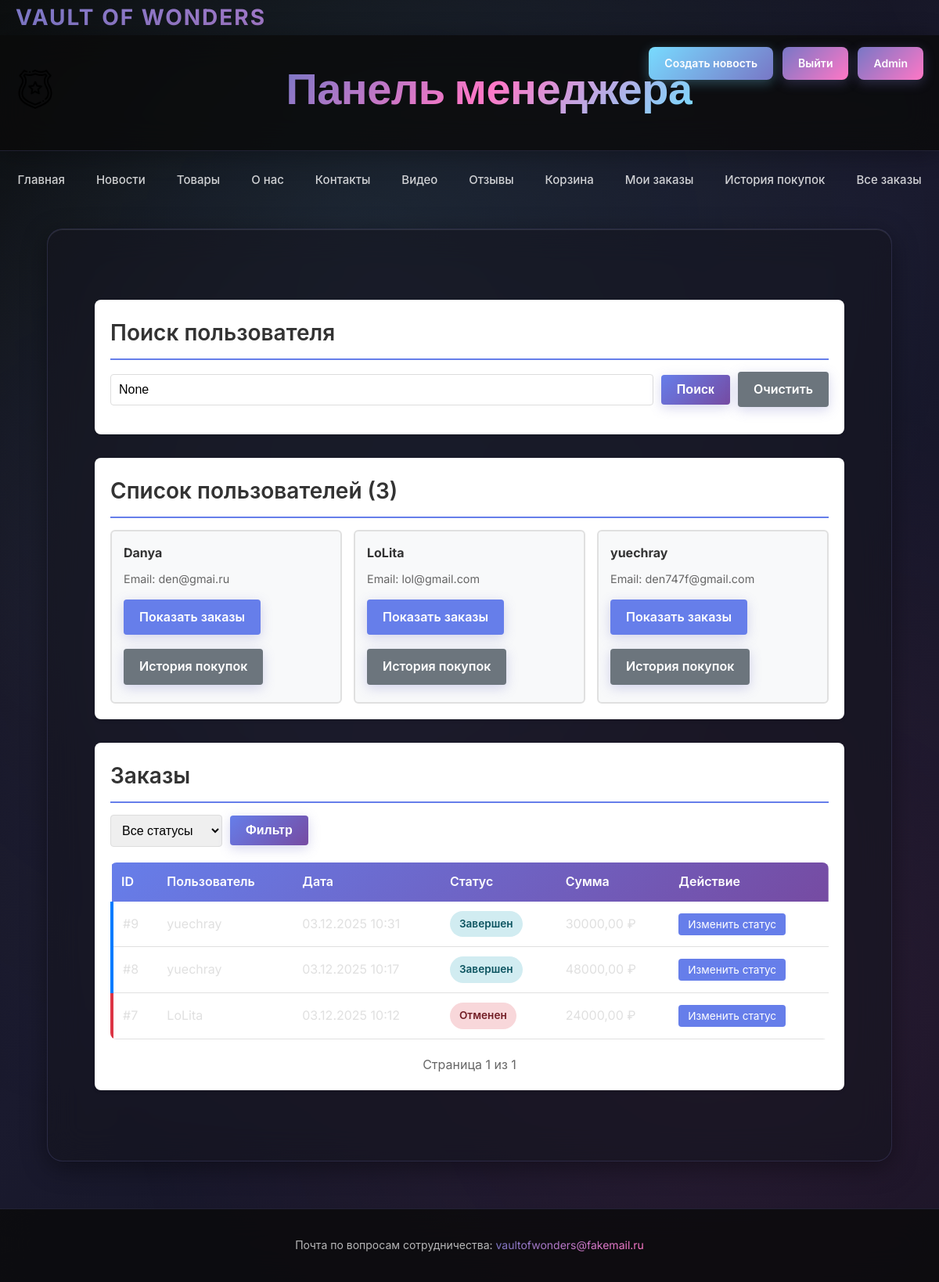
Page /manager-dashboard/ (signed in) on the committed database.
### app/models.py (models this page shows, shortened)
class Order(models.Model):
    STATUS_CHOICES = [
        ('processing', 'В обработке'),
        ('confirmed', 'Подтвержден'),
        ('completed', 'Завершен'),
        ('cancelled', 'Отменен'),
    ]
    user = models.ForeignKey(User, on_delete=models.CASCADE, verbose_name="Пользователь")
    items = models.ManyToManyField(CartItem, verbose_name="Товары")
    total_price = models.DecimalField('Общая стоимость', max_digits=10, decimal_places=2)
    date_created = models.DateTimeField(default=timezone.now, verbose_name="Дата создания")
    is_paid = models.BooleanField('Оплачен', default=False)
    status = models.CharField('Статус заказа', max_length=20, choices=STATUS_CHOICES, default='processing')
    class Meta:
        verbose_name = "Заказ"
        verbose_name_plural = "Заказы"

### app/views.py (the view)
# urls.py: path('manager-dashboard/', views.manager_dashboard, name='manager_dashboard'),
def manager_dashboard(request):
    if not can_manage_orders(request.user):
        return redirect('main')
    users = User.objects.all().order_by('username')
    search = request.GET.get('search')
    selected_user_id = request.GET.get('user_id')
    status_filter = request.GET.get('status')
    if search:
        users = users.filter(username__icontains=search)
    orders = Order.objects.all().order_by('-date_created')
    if selected_user_id:
        orders = orders.filter(user_id=selected_user_id)
    if status_filter:
        orders = orders.filter(status=status_filter)
    paginator = Paginator(orders, 10)
    page_number = request.GET.get("page")
    page_obj = paginator.get_page(page_number)
    context = {
        'users': users,
        'page_obj': page_obj,
        'user': request.user,
        'title': 'Панель менеджера',
        'status_choices': Order.STATUS_CHOICES,
        'current_status': status_filter,
        'selected_user_id': selected_user_id,
        'search': search
    }
    return render(request, 'manager_dashboard.html', context)

### app/helpers.py (called while the page is built)
def is_admin_or_manager(user):
    if not user.is_authenticated:
        return False
    return user.is_superuser or is_manager(user)

def can_manage_orders(user):
    return is_admin_or_manager(user)

### app/templates/manager_dashboard.html (shortened to what this page needs)
{% extends 'base.html' %}
{% load static %}
{% block header %}Панель менеджера{% endblock %}
{% block content %}
<link href="{% static 'styles/manager_dashboard.css' %}" rel="stylesheet">
<div class="manager-dashboard">
    <div class="dashboard-container">
        <div class="user-search-section">
            <h3>Поиск пользователя</h3>
            <form method="GET" class="search-form">
                <input type="text" name="search" placeholder="Введите имя пользователя"
                       value="{{ search }}" class="search-input">
                <button type="submit" class="btn btn-primary">Поиск</button>
                <a href="{% url 'manager_dashboard' %}" class="btn btn-secondary">Очистить</a>
            </form>
        </div>
        <div class="users-list-section">
            <h3>Список пользователей ({{ users.count }})</h3>
            {% if users %}
                <div class="users-list">
                    {% for u in users %}
                        <div class="user-card {% if u.id == selected_user_id|add:0 %}active{% endif %}">
                            <h4>{{ u.username }}</h4>
                            <p>Email: {{ u.email|default:"Не указан" }}</p>
                            <a href="?user_id={{ u.id }}" class="btn btn-small">Показать заказы</a>
                            <a href="{% url 'user_purchase_history' u.id %}" class="btn btn-small btn-secondary">История покупок</a>
                        </div>
                    {% endfor %}
                </div>
            {% else %}
                <p class="no-users">Пользователи не найдены</p>
            {% endif %}
        </div>
        <div class="orders-section">
            <h3>Заказы</h3>
            <div class="orders-filter">
                <form method="GET" class="filter-form">
                    <select name="status" class="filter-select">
                        <option value="">Все статусы</option>
                    </select>
                    <button type="submit" class="btn btn-primary">Фильтр</button>
                </form>
            </div>
            {% if page_obj %}
                <table class="orders-table">
                    <thead>
                        <tr>
                            <th>ID</th>
                            <th>Пользователь</th>
                            <th>Дата</th>
                            <th>Статус</th>
                            <th>Сумма</th>
                            <th>Действие</th>
                        </tr>
                    </thead>
                    <tbody>
                        {% for order in page_obj %}
                            <tr class="order-row status-{{ order.status }}">
                                <td>#{{ order.id }}</td>
                                <td>{{ order.user.username }}</td>
                                <td>{{ order.date_created|date:"d.m.Y H:i" }}</td>
                                <td>
                                    <span class="status-badge status-{{ order.status }}">
                                        {{ order.get_status_display }}
                                    </span>
                                </td>
                                <td>{{ order.total_price }} ₽</td>
                                <td>
                                    <a href="{% url 'change_order_status' order.id %}" class="btn-action">Изменить статус</a>
                                </td>
                            </tr>
                        {% endfor %}
                    </tbody>
                </table>
                <div class="pagination">
                    <span class="page-info">
                        Страница {{ page_obj.number }} из {{ page_obj.paginator.num_pages }}
                    </span>
                </div>
            {% else %}
                <div class="empty-message">
                    <p>Заказы не найдены</p>
                </div>
            {% endif %}
        </div>
    </div>
</div>
{% endblock %}

### app/static/styles/site.css (style rules this page uses)
* { margin: 0; padding: 0; box-sizing: border-box; }
body { font-family: 'Inter', -apple-system, BlinkMacSystemFont, 'Segoe UI', sans-serif; margin: 0; padding: 0; background: linear-gradient(135deg, #0a0a0a 0%, #1a1a2e 50%, #0f0f1e 100%); background-attachment: fixed; color: #E0E0E0; overflow-x: hidden; line-height: 1.6; }
body::before { content: ''; position: fixed; top: 0; left: 0; width: 100%; height: 100%; background: radial-gradient(circle at 20% 50%, rgba(120, 119, 198, 0.1) 0%, transparent 50%), radial-gradient(circle at 80% 80%, rgba(255, 119, 198, 0.1) 0%, transparent 50%), radial-gradient(circle at 40% 20%, rgba(120, 219, 255, 0.1) 0%, transparent 50%); pointer-events: none; z-index: 0; }
h3 { font-size: clamp(20px, 3vw, 28px); font-weight: 600; color: rgba(255, 255, 255, 0.9); margin-top: 25px; margin-bottom: 15px; }
.btn { background: linear-gradient(135deg, #7877C6 0%, #FF77C6 100%); color: white; padding: 12px 24px; font-size: 15px; font-weight: 600; border: none; border-radius: 10px; cursor: pointer; transition: all 0.3s ease; text-decoration: none; display: inline-block; box-shadow: 0 4px 15px rgba(120, 119, 198, 0.3); position: relative; overflow: hidden; }
.btn::before { content: ''; position: absolute; top: 0; left: -100%; width: 100%; height: 100%; background: linear-gradient(90deg, transparent, rgba(255, 255, 255, 0.2), transparent); transition: left 0.5s; }
.btn-primary { background: linear-gradient(135deg, #7877C6 0%, #FF77C6 100%); }
.btn-secondary { background: linear-gradient(135deg, #78DBFF 0%, #7877C6 100%); }

### app/static/styles/news.css (style rules this page uses)
.search-form { display: flex; align-items: center; }
.search-form { display: flex; align-items: center; gap: 10px; }

### rows in the picture
Order: id "9", user.username "yuechray", date_created "03.12.2025 10:31", status "Завершен", total_price "30000,00"
Order: id "8", user.username "yuechray", date_created "03.12.2025 10:17", status "Завершен", total_price "48000,00"
Order: id "7", user.username "LoLita", date_created "03.12.2025 10:12", status "Отменен", total_price "24000,00"

### other values in the picture
{{ users.count }} "3"
{{ u.username }} "Danya"
{{ u.email|default:"Не указан" }} "den@gmai.ru"
{{ u.username }} "LoLita"
{{ u.email|default:"Не указан" }} "lol@gmail.com"
{{ u.username }} "yuechray"
{{ u.email|default:"Не указан" }} "den747f@gmail.com"
{{ page_obj.number }} "1"
{{ page_obj.paginator.num_pages }} "1"
